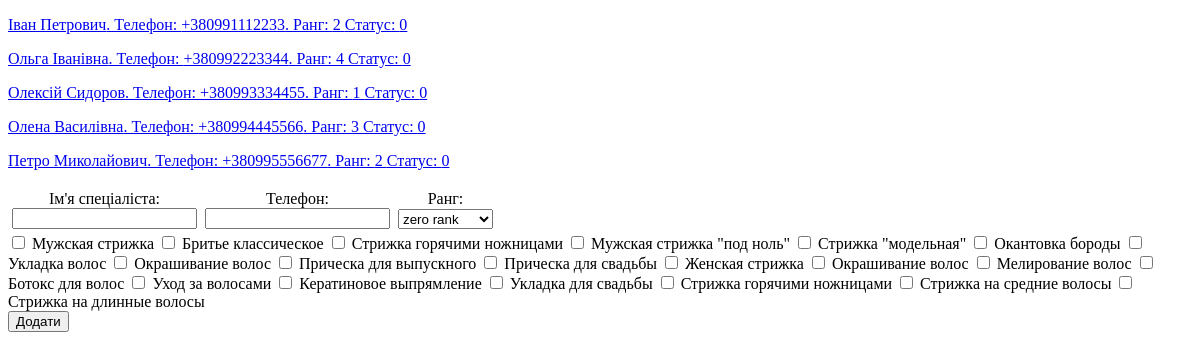
Before: /panel/specialists/ with the older database file.
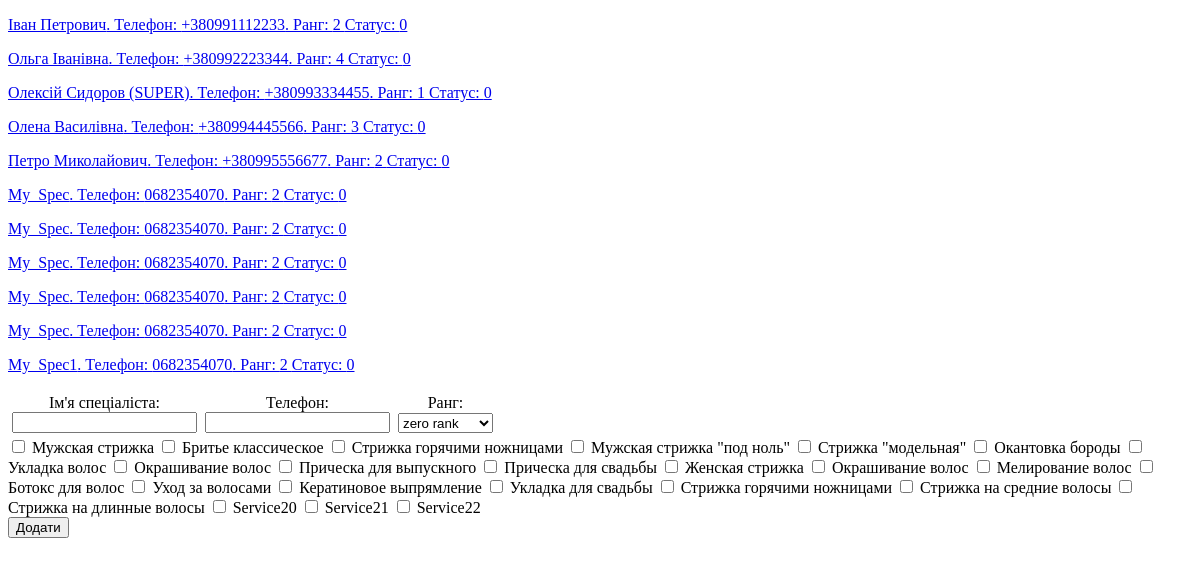
After: the same page with the newer database file.
### salon/models.py (models this page shows)
class Master(models.Model):
    RANK_CHOISES = (
        (0, 'zero rank'),
        (1, 'first rank'),
        (2, 'second rank'),
        (3, 'third rank')
    )
    name = models.CharField(max_length=150)
    phone = models.CharField(max_length=150)
    status = models.IntegerField(default=0)
    rank = models.IntegerField(default=0, choices=RANK_CHOISES)
    services = models.ManyToManyField(Services, blank=True, null=True, through='Master_Services')

class Services(models.Model):
    name = models.CharField(max_length=150)
    price = models.IntegerField()
    duration = models.IntegerField()

### administrator/views.py (the view, shortened to what this page needs)
# urls.py: path('panel/specialists/', administrator.views.specialists),
def specialists(request):
    specialists = Master.objects.all()
    services = Services.objects.all()
    return render(request, 'admin_specialists.html', context={'specialists': specialists, 'services': services})

### templates/admin_specialists.html (shortened to what this page needs)
<!DOCTYPE html>
<html lang="en">
<head>
</head>
<body>
{% for specialist in specialists %}
    <p><a href="/panel/specialists/{{ specialist.id }}/">{{ specialist.name }}. Телефон: {{ specialist.phone }}.
        Ранг: {{ specialist.rank }} Статус: {{ specialist.status }}</a></p>
{% endfor %}
<form id="form" action="" method="post">
    <div id="input_fields">
        <div id="one_input_field">
            <label for="specialist_name">Ім'я спеціаліста:</label>
            <input type="text" id="specialist_name" name="specialist_name">
        </div>
        <div id="one_input_field">
            <label for="specialist_phone">Телефон:</label>
            <input type="text" id="specialist_phone" name="specialist_phone">
        </div>
        <div id="one_input_field">
            <label for="specialist_rank">Ранг:</label>
            <select name="specialist_rank">
  <option value="0">zero rank</option>
</select>
        </div>
    </div>
    <div id="services">
        {% for service in services %}
  <label>
    <input type="checkbox" name="service_{{ service.id }}">
      {{ service.name }}
  </label>
{% endfor %}
    </div>
    <button type="submit">Додати</button>
</form>
</body>
</html>

### templates/admin_specialists.html (style rules this page uses)
#input_fields { display: flex; }
#one_input_field { display: grid; margin: 4px; text-align: center; }

Changed rows visible on the page:
changed Master: name "Олексій Сидоров" → "Олексій Сидоров (SUPER)"
added Master: name "My_Spec", phone "0682354070", rank "2", status "0"
added Master: name "My_Spec", phone "0682354070", rank "2", status "0"
added Master: name "My_Spec", phone "0682354070", rank "2", status "0"
added Master: name "My_Spec", phone "0682354070", rank "2", status "0"
added Master: name "My_Spec", phone "0682354070", rank "2", status "0"
added Master: name "My_Spec1", phone "0682354070", rank "2", status "0"
added Services: name "Service20"
added Services: name "Service21"
added Services: name "Service22"
